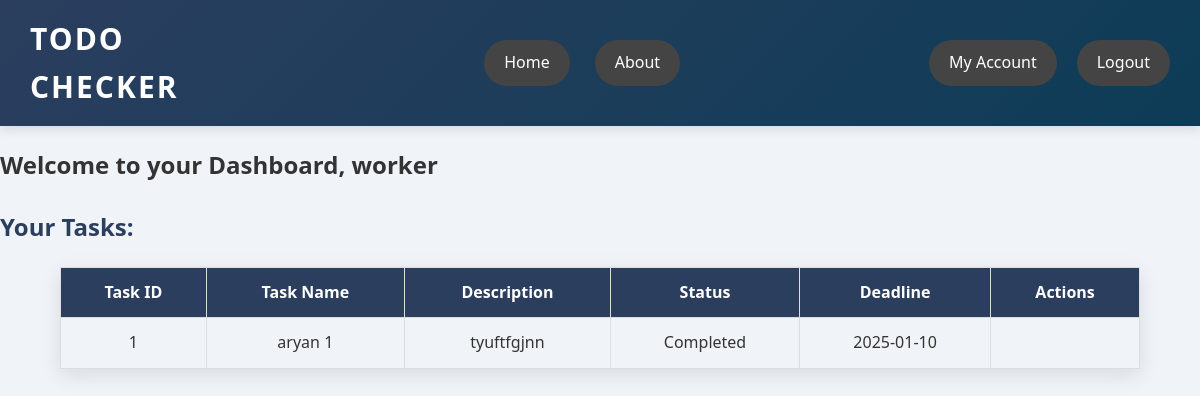
The page /employee_dashboard (signed in) on the database its author committed.
### todoapp/models.py (models this page shows, shortened)
class User(db.Model, UserMixin):
    id = db.Column(db.Integer, primary_key=True)
    username = db.Column(db.String(120), unique=True, nullable=False)
    email = db.Column(db.String(120), unique=True, nullable=False)
    password = db.Column(db.String(60), nullable=False)
    role = db.Column(db.String(60), nullable=False)
    reference_id = db.Column(db.String(10), nullable=False)

class Task(db.Model):
    task_id = db.Column(db.Integer, primary_key=True)
    task_name = db.Column(db.String(40), nullable=False)
    task_description = db.Column(db.String(200), nullable=False)
    task_status = db.Column(db.String(20), nullable=False)
    task_deadline = db.Column(db.Date, nullable=True)  # Add the task deadline field
    employee_id = db.Column(db.Integer, db.ForeignKey('employee.id'), nullable=False)

### todoapp/routes.py (the view)
@app.route('/employee_dashboard')
@login_required
def employee_dashboard():
    employee_tasks = Task.query.filter_by(employee_id=current_user.id).all()
    return render_template('employee_dashboard.html', tasks=employee_tasks)

### todoapp/models.py (called while the page is built)
@loginmanager.user_loader
def load_user(user_id):
    return User.query.get(int(user_id))

### todoapp/templates/employee_dashboard.html (shortened to what this page needs)
{% extends 'base.html' %}
{% block body %}
    <h2>Welcome to your Dashboard, {{ current_user.username }}</h2>
    <h3>Your Tasks:</h3>
    <table>
        <thead>
            <tr>
                <th>Task ID</th>
                <th>Task Name</th>
                <th>Description</th>
                <th>Status</th>
                <th>Deadline</th>
                <th>Actions</th>
            </tr>
        </thead>
        <tbody>
            {% for task in tasks %}
            <tr>
                <td>{{ task.task_id }}</td>
                <td>{{ task.task_name }}</td>
                <td>{{ task.task_description }}</td>
                <td>{{ task.task_status }}</td>
                <td>{{ task.task_deadline }}</td>
                <td>
                </td>
            </tr>
            {% else %}
            <tr>
                <td colspan="6">No tasks assigned yet.</td>
            </tr>
            {% endfor %}
        </tbody>
    </table>
{% endblock %}

### todoapp/static/css/styles.css (style rules this page uses)
body { font-family: 'Segoe UI', Tahoma, Geneva, Verdana, sans-serif; margin: 0; padding: 0; background-color: #f0f4f8; color: #333; line-height: 1.6; }
table { width: 90%; margin: 20px auto; border-collapse: collapse; box-shadow: 0 6px 20px rgba(0, 0, 0, 0.1); }
table th, table td { padding: 12px; text-align: center; border: 1px solid #ddd; }
table th { background-color: #2b3e5e; color: white; font-weight: 600; }
h3 { font-size: 24px; font-weight: 600; color: #2b3e5e; margin-bottom: 20px; }

### rows shown on the page
User: username "worker"
Task: task_id "1", task_name "aryan 1", task_description "tyuftfgjnn", task_status "Completed", task_deadline "2025-01-10"
